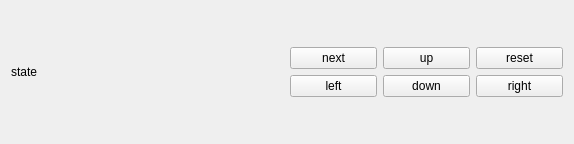
<?xml version="1.0" encoding="UTF-8"?>
<ui version="4.0">
 <class>Form</class>
 <widget class="QWidget" name="Form">
  <property name="geometry">
   <rect>
    <x>0</x>
    <y>0</y>
    <width>574</width>
    <height>144</height>
   </rect>
  </property>
  <property name="windowTitle">
   <string>Form</string>
  </property>
  <layout class="QGridLayout" name="gridLayout">
   <item row="0" column="0">
    <layout class="QHBoxLayout" name="horizontalLayout">
     <item>
      <widget class="QLabel" name="stateText">
       <property name="text">
        <string>state</string>
       </property>
      </widget>
     </item>
     <item>
      <layout class="QGridLayout" name="gridLayout_4">
       <item row="1" column="1">
        <widget class="QPushButton" name="move_up">
         <property name="text">
          <string>up</string>
         </property>
        </widget>
       </item>
       <item row="2" column="0">
        <widget class="QPushButton" name="move_left">
         <property name="text">
          <string>left</string>
         </property>
        </widget>
       </item>
       <item row="2" column="1">
        <widget class="QPushButton" name="move_down">
         <property name="text">
          <string>down</string>
         </property>
        </widget>
       </item>
       <item row="2" column="2">
        <widget class="QPushButton" name="move_right">
         <property name="text">
          <string>right</string>
         </property>
        </widget>
       </item>
       <item row="1" column="2">
        <widget class="QPushButton" name="reset">
         <property name="text">
          <string>reset</string>
         </property>
        </widget>
       </item>
       <item row="1" column="0">
        <widget class="QPushButton" name="next_state">
         <property name="text">
          <string>next</string>
         </property>
        </widget>
       </item>
      </layout>
     </item>
    </layout>
   </item>
  </layout>
 </widget>
 <resources/>
 <connections/>
</ui>
